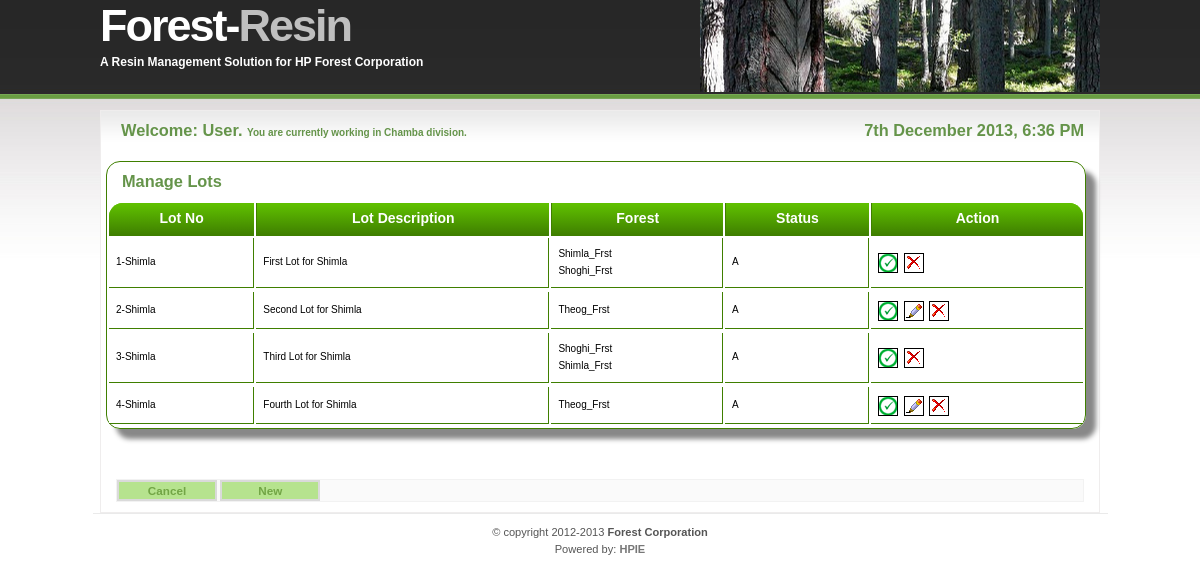
The page /lot-master.php (signed in) on the database its author committed.
### tables this page shows
CREATE TABLE IF NOT EXISTS `m_lot` (
  `id` bigint(20) unsigned NOT NULL AUTO_INCREMENT,
  `lot_no` varchar (100) NOT NULL,
  `lot_desc` varchar (500) NOT NULL,
  `forest_code` varchar (50) NOT NULL,
  `division_code` varchar (50) NOT NULL,
  `status_cd` varchar(5) DEFAULT 'A',
  `created_dt` timestamp NOT NULL DEFAULT CURRENT_TIMESTAMP,
  `created_by` varchar(50) DEFAULT NULL,
  `updated_dt` timestamp NOT NULL DEFAULT '0000-00-00 00:00:00',
  `updated_by` varchar(50) DEFAULT NULL,
   PRIMARY KEY (`id`)
  );

### config.php (called while the page is built, shortened)
<?php
	$pageTitle="Welcome:";
	$action="";
	include "./db/db.php";
?>

### db/db.php (called while the page is built, shortened)
<?php
	include_once "ez_sql_core.php";
	include_once "ez_sql_mysql.php";
	$db = new ezSQL_mysql('root','','forest_resin','localhost');
?>

### db/ez_sql_mysql.php (called while the page is built, shortened)
<?php
	$ezsql_mysql_str = array
	(
		1 => 'Require $dbuser and $dbpassword to connect to a database server',
		2 => 'Error establishing mySQL database connection. Correct user/password? Correct hostname? Database server running?',
		3 => 'Require $dbname to select a database',
		4 => 'mySQL database connection is not active',
		5 => 'Unexpected error while trying to select database'
	);
	class ezSQL_mysql extends ezSQLcore
	{
		var $encoding = false;
		function ezSQL_mysql($dbuser='', $dbpassword='', $dbname='', $dbhost='localhost', $encoding='')
		{
			$this->dbuser = $dbuser;
			$this->dbpassword = $dbpassword;
			$this->dbname = $dbname;
			$this->dbhost = $dbhost;
			$this->encoding = $encoding;
		}
		function connect($dbuser='', $dbpassword='', $dbhost='localhost')
		{
			global $ezsql_mysql_str; $return_val = false;
			if ( ! $dbuser )
			{
				$this->register_error($ezsql_mysql_str[1].' in '.__FILE__.' on line '.__LINE__);
				$this->show_errors ? trigger_error($ezsql_mysql_str[1],E_USER_WARNING) : null;
			}
			else if ( ! $this->dbh = @mysql_connect($dbhost,$dbuser,$dbpassword,true,131074) )
			{
				$this->register_error($ezsql_mysql_str[2].' in '.__FILE__.' on line '.__LINE__);
				$this->show_errors ? trigger_error($ezsql_mysql_str[2],E_USER_WARNING) : null;
			}
			else
			{
				$return_val = true;
			}
			return $return_val;
		}
		function select($dbname='', $encoding='')
		{
			global $ezsql_mysql_str; $return_val = false;
			if ( ! $dbname )
			{
				$this->register_error($ezsql_mysql_str[3].' in '.__FILE__.' on line '.__LINE__);
				$this->show_errors ? trigger_error($ezsql_mysql_str[3],E_USER_WARNING) : null;
			}
			else if ( ! $this->dbh )
			{
				$this->register_error($ezsql_mysql_str[4].' in '.__FILE__.' on line '.__LINE__);
				$this->show_errors ? trigger_error($ezsql_mysql_str[4],E_USER_WARNING) : null;
			}
			else if ( !@mysql_select_db($dbname,$this->dbh) )
			{
				if ( !$str = @mysql_error($this->dbh))
					  $str = $ezsql_mysql_str[5];
				$this->register_error($str.' in '.__FILE__.' on line '.__LINE__);
				$this->show_errors ? trigger_error($str,E_USER_WARNING) : null;
			}
			else
			{
				if ( $encoding == '') $encoding = $this->encoding;
				$return_val = true;
			}
			return $return_val;
		}
		function query($query)
		{
			$return_val = 0;
			$query = trim($query);
			$this->result = @mysql_query($query,$this->dbh);
			$is_insert = false;
			if ( preg_match("/^(insert|delete|update|replace|truncate|drop|create|alter|set)\s+/i",$query) )
			{
				$this->rows_affected = @mysql_affected_rows($this->dbh);
				if ( preg_match("/^(insert|replace)\s+/i",$query) )
				{
					$this->insert_id = @mysql_insert_id($this->dbh);
				}
				$return_val = $this->rows_affected;
			}
			else
			{
				$i=0;
				$num_rows=0;
				while ( $row = @mysql_fetch_object($this->result) )
				{
					$num_rows++;
				}
				$this->num_rows = $num_rows;
				$return_val = $this->num_rows;
			}
			return $return_val;
		}
	}

### db/ez_sql_core.php (called while the page is built, shortened)
<?php
	class ezSQLcore
	{
		var $timers           = array();
		function flush()
		{
			$this->last_result = null;
		}
		function get_results($query=null, $output = OBJECT)
		{
			if ( $query )
			{
				$this->query($query);
			}
			if ( $output == OBJECT )
			{
				return $this->last_result;
			}
			elseif ( $output == ARRAY_A || $output == ARRAY_N )
			{
				if ( $this->last_result )
				{
					$i=0;
					foreach( $this->last_result as $row )
					{
						$new_array[$i] = get_object_vars($row);
						$i++;
					}
					return $new_array;
				}
				else
				{
					return array();
				}
			}
		}
		function timer_get_cur()
		{
			list($usec, $sec) = explode(" ",microtime());
			return ((float)$usec + (float)$sec);
		}
		function timer_start($timer_name)
		{
			$this->timers[$timer_name] = $this->timer_get_cur();
		}
		function timer_elapsed($timer_name)
		{
			return round($this->timer_get_cur() - $this->timers[$timer_name],2);
		}
	}

### lot-master.php (the view, shortened to what this page needs)
<?php
	include "config.php";
?>
<?php include('includes/include.php'); ?>
<body>
<div id="wrap">
	<?php include('includes/header.php'); ?>
	<div id="content-wrap">
        <div id="content">
            <div class="post">
            	<h1>
                	<div style="float:left;  padding:0px 0px 0px 5px;"><?php echo($pageTitle);?>  <?php echo($_SESSION['fname']);?>. <font size="1">You are currently working in <?php echo($_SESSION['division']);?> division.</font> </div>
					<div style="float:right;">
                    	<?php
							print date("jS F Y, g:i A");
						?>
                     </div>
                 </h1>
                <br />
                <?php
                	if($action=="create")
                	{
                ?>
                	<form action="lot-master.php" method="post" id="lotForm" data-validate="parsley">
						<fieldset>
						<legend><font size=5 color=#72A545>Create Lot</font></legend><br />
							<p style="color:#CC0000"><?php echo $error; ?></p>
							<div style="margin:10px; 0px; 0px; 0px;">
								<label for="lot_no">Lot No:</label>
								<input class="textbox" id="lot_no" type="text" name="lot_no" data-required="true" data-error-message="Lot Number is required"/>
								<label for="lot_desc">Lot Description:</label>
								<input class="textbox"  id="lot_desc" type="text" name="lot_desc" data-required="true" data-error-message="Lot description is required" />
								<label for="forest_code">Forest:</label>
								<select multiple id="forest_code" name="forest_code" data-required="true" data-error-message="Forest is required">
								 <?php
								  $forests = $db->get_results("SELECT f.forest_code, f.forest_name, f.range_code FROM m_forest f,  m_range r WHERE f.range_code=r.range_code AND r.division_code='".$_SESSION['division']."' AND f.status_cd='A'",ARRAY_A);
						            foreach ( $forests as $forest )
						            {
						            	echo "<option value='".$forest['forest_code']."'>".$forest['forest_name']."[ ".$forest['range_code']."]</option>";
						            }
								 ?>
								</select>
								<input name="created_by" type="hidden" id="created_by" value="<?php echo($_SESSION['userid'])?>" />
								<br /><br />
								<input class="submit" id="addlot" type="submit" name="action" value="Save"/>
								<input name="submitted" type="hidden" id="submitted" value="1" />
							</div>
						</fieldset>
				  	</form>
				<?php
			  		}else
                	{
                		echo("<br /> <div class='CSSTableGenerator'> <h1>Manage Lots</h1> <table> <tr> <td>Lot No</td> <td>Lot Description</td> <td>Forest</td> <td>Status</td> <td>Action</td></tr>");
                		$lots = $db->get_results("SELECT * FROM m_lot GROUP BY lot_no",ARRAY_A);
				         foreach ( $lots as $lot )
				         {
			         	 	$lotForests = $db->get_results("SELECT forest_code FROM m_lot WHERE lot_no='".$lot['lot_no']."'",ARRAY_A);
			         	 	echo(" <tr>");
			         	 	echo(" <td>".$lot['lot_no']."</td> <td>".$lot['lot_desc']."</td>");
				         	echo(" <td>");
				         	foreach ( $lotForests as $forest )
				         	{
				         		echo($forest['forest_code']." <br />");
				         	}
				         	echo(" </td>");
				         	echo("<td>".$lot['status_cd']."</td>");
				         	echo(" <td>");
			     ?>
			     			<form style="margin:0px; border:0px; background-color:inherit;" action="lot-master.php" method="post" id="lotActionForm">
			     			<?php
								if($lot['status_cd']=="D")
			         	 		{
			         	 			echo("<input class='statusDImgBut' id='status' type='submit' name='action' value='Status' title='This record is marked to be deleted. Contact Admin'/> &nbsp;");
								}else if($lot['status_cd']=="I")
			         	 		{
				         	 		echo("<input class='statusIImgBut' id='status' type='submit' name='action' value='Status' title='This record is Inactive. Click to Activate'/> &nbsp;");
			         	 		}else if($lot['status_cd']=="A")
			         	 		{
			         	 			echo("<input class='statusAImgBut' id='status' type='submit' name='action' value='Status' title='Active record. Click to set as Inactive'/> &nbsp;");
				         	 		if($db->num_rows==1)
				         	 		{
				         	 			echo("<input class='editImgBut' id='editlot' type='submit' name='action' value='Edit' title='Edit this record'/> &nbsp;");
									}
									echo("<input class='deleteImgBut' id='deletelot' type='submit' name='action' value='Delete' title='Mark this record as deleted' />");
			         	 		}
							?>
							</form>
			     <?php
			         	 	echo(" </td>");
				         	echo(" <tr>");
				         }
				         echo(" </table> </div>");
				?>
              		<div>
              			<br /><br />
              			<form action="lot-master.php" method="post" id="lotForm">
							<input class="submit" id="cancel" type="submit" name="action" value="Cancel"/>
							<input class="submit" id="newlot" type="submit" name="action" value="New"/>
						</form>
              		</div>
              	<?php
			  		}
              	?>
			</div>
		</div>
    </div>
	<div id="footer">
		<?php include('includes/footer.php'); ?>
	</div>
</div>
</body>
</html>

### includes/include.php (shortened to what this page needs)
<!DOCTYPE html PUBLIC "-//W3C//DTD XHTML 1.0 Strict//EN" "http://www.w3.org/TR/xhtml1/DTD/xhtml1-strict.dtd">
<html xmlns="http://www.w3.org/1999/xhtml" xml:lang="en" lang="en">
<head>
<link rel="stylesheet" href="./css/style.css" type="text/css" />
<link rel="stylesheet" href="./css/tableCSS.css" type="text/css" />
<link rel="stylesheet" href="./css/thickbox.css" type="text/css" media="screen" />
</head>

### includes/header.php
<div id="header">
	<div id="header-content">
		<h1 id="logo"><a href="index.php" title="">Forest-<span class="gray">Resin</span></a></h1>
		<h2 id="slogan">A Resin Management Solution for HP Forest Corporation</h2>
	</div>
	<div class="headerimage"></div>
</div>

### includes/footer.php (shortened to what this page needs)
<div id="footer-content">
	<center>
		<p>
			&copy; copyright
			<?php
				$copyYear = 2012;
				$curYear = date('Y');
				echo $copyYear . (($copyYear != $curYear) ? '-' . $curYear : '');
			?>
        	<strong>Forest Corporation</strong><br />
			Powered by: <a href="hipe.in"><strong>HPIE</strong></a>
		</p>
    </center>
</div>

### css/style.css (style rules this page uses)
* { padding: 0; margin: 0; }
body { margin: 0; padding: 0; font: normal 73%/1.5em 'Trebuchet MS', Tahoma, sans-serif; color: #555; background: #FFF url(../images/bg.jpg) repeat-x; text-align: center; }
a { background: inherit; color: #72A545; text-decoration: none; }
h1, h2, h3 { font: bold 1em 'Trebuchet MS', Tahoma, Sans-serif; }
h1 { font-size: 1.4em; color: #65944A; }
h2 { font-size: 1.2em; text-transform: uppercase; }
p, h1, h2, h3 { margin: 10px 15px; }
form { margin:10px 15px; padding: 0; border: 1px solid #f2f2f2; background-color: #FAFAFA; }
input { padding: 2px; border:1px solid #eee; font: normal 1em "Trebuchet MS", Tahoma, sans-serif; color:#777; border-color: #000000; }
input.submit { margin: 0; font: bold 1em Arial, Sans-serif; background-color:#b6e38e; width: 100px; padding: 2px 3px; color: #72A545; border: 2px solid #DADADA; }
.editImgBut { background:url(../images/edit.png) no-repeat; background-position:center; font-size:0; width:20px; height:20px; }
.deleteImgBut { background:url(../images/delete.png) no-repeat; background-position:center; font-size:0; width:20px; height:20px; }
.statusAImgBut { background:url(../images/available.png) no-repeat; background-position:center; font-size:0; width:20px; height:20px; }
#header-content, #content, #footer-content { width: 1000px; }
#header { height: 100px; text-align: left; }
#header-content { margin: 0 auto; padding: 0; position: relative; }
#header-content h1#logo { position: absolute; font: bold 45px 'Trebuchet MS', Sans-serif; letter-spacing: -2px; color: #FFF; margin: 0; padding: 0; top: 0; left: 0px; }
#header-content h1#logo a { text-decoration: none; color: #FFF; }
#header-content #slogan { position: absolute; font: bold 12px 'Trebuchet Ms', Sans-serif; text-transform: none; color: #FFF; margin: 0; padding: 0; top: 55px; left: 0px; }
.headerimage { position:relative; margin: 0 auto; left: 300px; width: 400px; height: 92px; padding: 0px 0px 0px 0px; background: #FFF url(../images/cuts.jpg) no-repeat center; }
#content-wrap { clear: both; float: right; width: 100%; }
#content { text-align: left; padding: 0; margin: 0 auto; }
.post { margin: 0px; padding: 0px; background: #FFF url(../images/gradientbg.jpg) repeat-x; border: 1px solid #EFEDED; }
#footer { clear: both; margin: 0; padding: 0; font: normal .95em/1.6em 'Trebuchet MS', Tahoma, Arial, sans-serif; text-align: left; }
#footer h1, #footer p { margin-left: 0; }
#footer-content { border-top: 1px solid #EAEAEA; margin: 0 auto; padding-left: 15px; }
#footer-content a { text-decoration: none; color: #777; }
.gray { color: #BFBFBF; }

### css/thickbox.css (style rules this page uses)
* { padding: 0; margin: 0; }

### rows shown on the page
m_lot: lot_no "1-Shimla", lot_desc "First Lot for Shimla", forest_code "Shimla_Frst", status_cd "A"
m_lot: forest_code "Shoghi_Frst"
m_lot: lot_no "2-Shimla", lot_desc "Second Lot for Shimla", forest_code "Theog_Frst", status_cd "A"
m_lot: lot_no "3-Shimla", lot_desc "Third Lot for Shimla", status_cd "A"
m_lot: lot_no "4-Shimla", lot_desc "Fourth Lot for Shimla", status_cd "A"

### other values the page prints
$pageTitle "Welcome:"
$_SESSION['fname'] "User"
$_SESSION['division'] "Chamba"
$copyYear "2012"
$curYear "2013"
